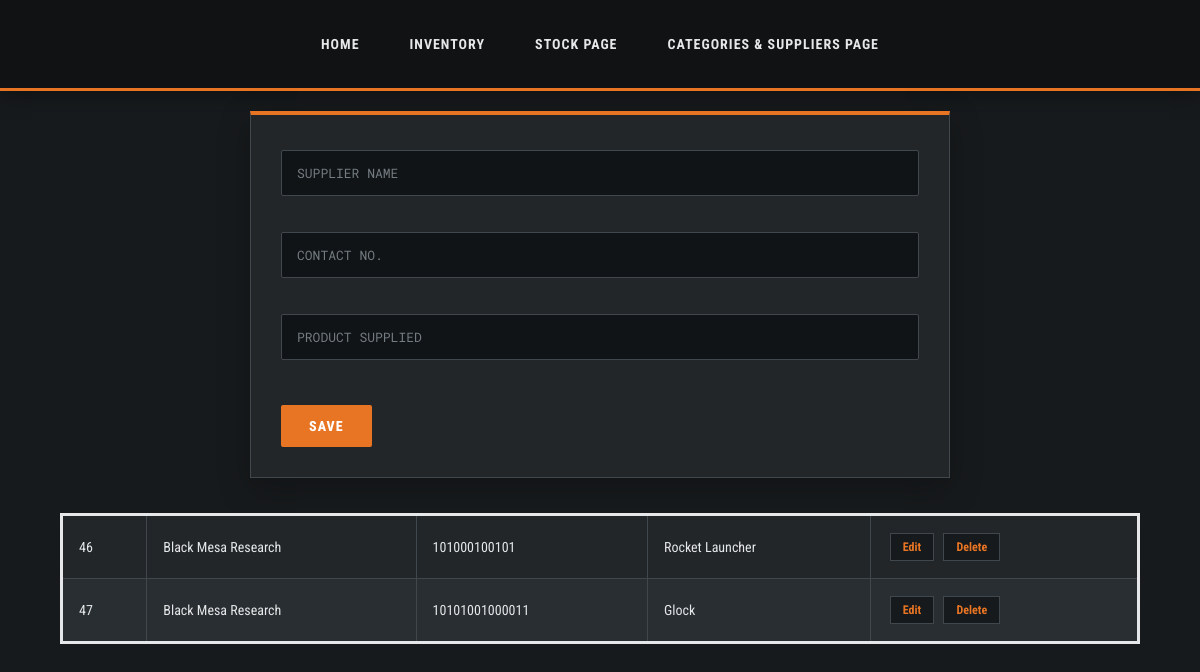
The app's page /supplier.php, older data.
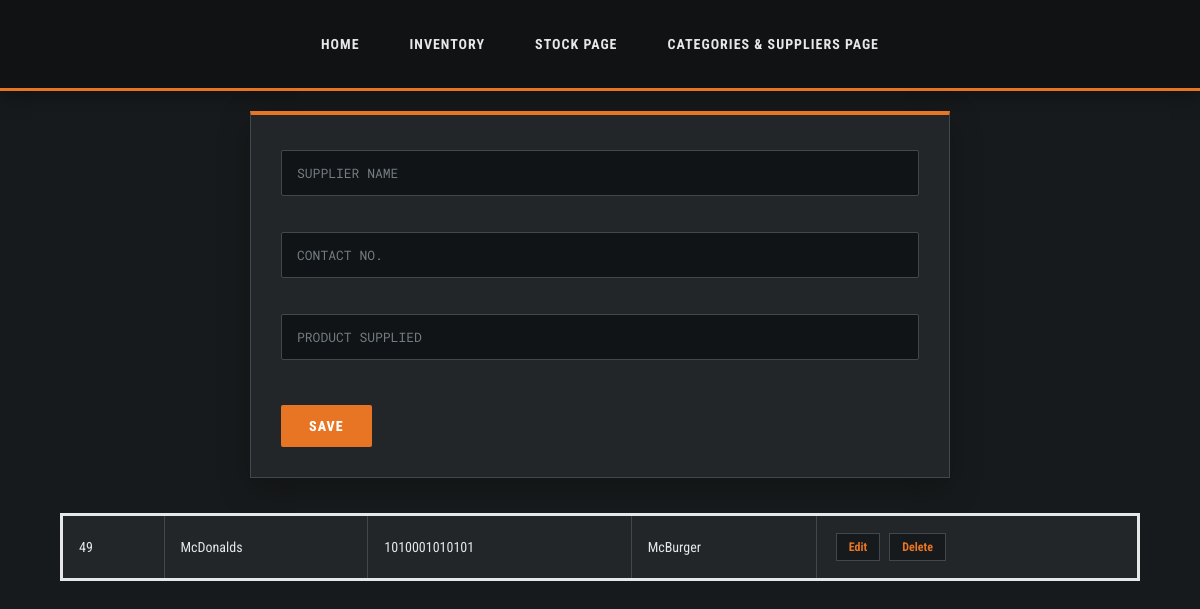
The same page, newer data.
### tables this page shows
CREATE TABLE `supplier` (
  `id` int(10) NOT NULL,
  `supp_name` varchar(255) NOT NULL,
  `contact` varchar(20) NOT NULL,
  `product_supp` varchar(100) NOT NULL
);

### supplier.php (the view, shortened to what this page needs)
<html lang="en">
<head>
    <link rel="stylesheet" href="style.css">
</head>
    <body>
        <nav>
            <a href="index.php">HOME</a>
            <a href="inventlog.php">INVENTORY</a>
            <a href="stock.php">STOCK PAGE</a>
            <a href="supplier.php">CATEGORIES & SUPPLIERS PAGE</a>
        </nav>
        <form action="create2.php" method="post">
            <input type="text" name="supp_name" placeholder="SUPPLIER NAME"><br><br>
            <input type="text" name="contact" placeholder="CONTACT NO."><br><br>
            <input type="text" name="product_supp" placeholder="PRODUCT SUPPLIED"><br><br>
            <input type="submit" value="Save">
        </form>
        <?php
            $con = mysqli_connect ("localhost", "root" , "" , "my_students");
            $result = mysqli_query($con, "SELECT * FROM supplier");
        ?>
        <table style="border: solid;">
            <?php while ($row = mysqli_fetch_assoc($result)) { ?>
        <tr>
            <td><?php echo $row['id']; ?></td>
            <td><?php echo $row['supp_name']; ?></td>
            <td><?php echo $row['contact']; ?></td>
            <td><?php echo $row['product_supp']; ?></td>
            <td>
                <a href="edit2.php?id=<?php echo $row['id']; ?>">Edit</a>
                <a href="delete2.php?id=<?php echo $row['id']; ?>">Delete</a>
            </td>
        </tr>
        <?php } ?>
    </body>
</html>

### style.css (style rules this page uses)
:root { --bg-main: #171a1c; --bg-panel: #222629; --bg-panel-light: #2c3135; --bg-input: #111416; --mesa-orange: #e87524; --mesa-orange-dark: #b95416; --mesa-yellow: #f2c14e; --text-main: #e5e7e8; --text-muted: #9ba3a8; --border-color: #41484d; --danger: #c94b40; --success: #75a85b; }
* { margin: 0; padding: 0; box-sizing: border-box; }
html { scroll-behavior: smooth; font-size: 16px; }
body { min-height: 100vh; padding: 0; background-color: var(--bg-main); color: var(--text-main); font-family: 'Roboto Condensed', sans-serif; line-height: 1.6; background-image: linear-gradient( rgba(23, 26, 28, 0.96), rgba(23, 26, 28, 0.98) ), repeating-linear-gradient( 0deg, transparent, transparent 39px, rgba(255, 255, 255, 0.025) 40px ); }
nav { display: flex; align-items: center; justify-content: center; flex-wrap: wrap; gap: 8px; padding: 20px 5%; background-color: #101214; border-bottom: 3px solid var(--mesa-orange); box-shadow: 0 5px 20px rgba(0, 0, 0, 0.35); }
nav a { display: inline-block; padding: 12px 20px; color: var(--text-main); text-decoration: none; text-transform: uppercase; font-family: 'Roboto Condensed', sans-serif; font-size: 14px; font-weight: 700; letter-spacing: 1px; border: 1px solid transparent; transition: 0.25s ease; }
form { max-width: 700px; margin: 20px auto 35px; padding: 30px; background-color: var(--bg-panel); border: 1px solid var(--border-color); border-top: 4px solid var(--mesa-orange); box-shadow: 0 10px 30px rgba(0, 0, 0, 0.25); }
input[type="text"], input[type="number"], input[type="datetime-local"], input[type="date"], input[type="email"], select, textarea { width: 100%; min-height: 46px; margin: 5px 0; padding: 12px 15px; color: var(--text-main); background-color: var(--bg-input); font-family: 'Roboto Mono', monospace; font-size: 13px; border: 1px solid var(--border-color); border-radius: 2px; outline: none; transition: 0.2s ease; }
input::placeholder, textarea::placeholder { color: #737c82; opacity: 1; }
input[type="submit"], button { display: inline-block; margin-top: 15px; padding: 13px 28px; color: #ffffff; background-color: var(--mesa-orange); font-family: 'Roboto Condensed', sans-serif; font-size: 14px; font-weight: 800; letter-spacing: 1px; text-transform: uppercase; border: none; border-radius: 2px; cursor: pointer; transition: 0.25s ease; }
table { width: 90%; max-width: 1200px; margin: 20px auto 40px; border-collapse: collapse; background-color: var(--bg-panel); border: 1px solid var(--border-color); }
td, th { padding: 14px 16px; color: var(--text-main); text-align: left; font-size: 14px; border: 1px solid var(--border-color); }
td a { display: inline-block; margin: 3px; padding: 6px 12px; color: var(--mesa-orange); background-color: #171a1c; text-decoration: none; font-size: 12px; font-weight: 700; border: 1px solid var(--border-color); transition: 0.2s ease; }
tr:nth-child(even) { background-color: #292e32; }

Row changes from the older to the newer data that the page shows:
removed supplier: id "46", supp_name "Black Mesa Research", contact "101000100101", product_supp "Rocket Launcher"
removed supplier: id "47", supp_name "Black Mesa Research", contact "10101001000011", product_supp "Glock"
added supplier: id "49", supp_name "McDonalds", contact "1010001010101", product_supp "McBurger"
